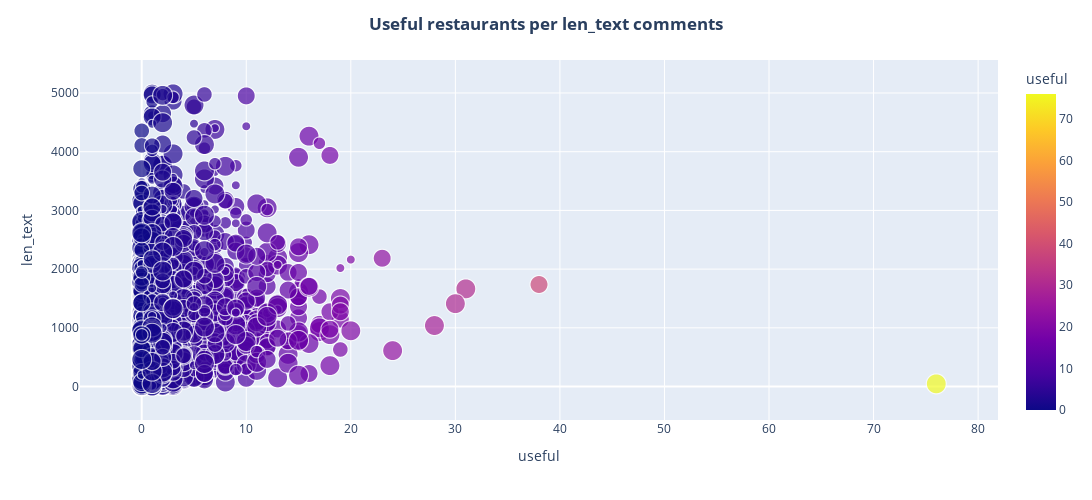

The code cell stored with this chart in its notebook:
### Markdown cell above
Je ne vois aucune corrélation entre useful et stars

### Code cell
# scatter Useful restaurants per len_text comments

fig = px.scatter(data_frame = df_restaurants,
                 x= "useful", y="len_text",
                 color="useful",                                  
                 color_discrete_sequence=px.colors.qualitative.Bold,
                 size='stars',
                 size_max=20)


fig.update_layout(title_text ='<b>Useful restaurants per len_text comments<b>',
                  title_x = 0.5,
                  width = 1500, height = 500)

fig.show()

### Figure 1 — Plotly figure (JSON) as saved in the notebook; plotly's stock layout.template omitted (floating-point values rounded to 4 significant figures; data arrays with more than 128 entries replaced by an {"elided": "..."} marker saying what was removed)
{"data": [{"hovertemplate": "useful=%{marker.color}<br>len_text=%{y}<br>stars=%{marker.size}<extra></extra>", "legendgroup": "", "marker": {"color": {"elided": "10000 int values"}, "coloraxis": "coloraxis", "size": {"elided": "10000 int values"}, "sizemode": "area", "sizeref": 0.0125, "symbol": "circle"}, "mode": "markers", "name": "", "showlegend": false, "type": "scattergl", "x": {"elided": "10000 int values"}, "xaxis": "x", "y": {"elided": "10000 int values"}, "yaxis": "y"}], "layout": {"coloraxis": {"colorbar": {"title": {"text": "useful"}}, "colorscale": [[0, "#0d0887"], [0.1111, "#46039f"], [0.2222, "#7201a8"], [0.3333, "#9c179e"], [0.4444, "#bd3786"], [0.5556, "#d8576b"], [0.6667, "#ed7953"], [0.7778, "#fb9f3a"], [0.8889, "#fdca26"], [1, "#f0f921"]]}, "height": 500, "legend": {"itemsizing": "constant", "tracegroupgap": 0}, "margin": {"t": 60}, "title": {"text": "<b>Useful restaurants per len_text comments<b>", "x": 0.5}, "width": 1500, "xaxis": {"anchor": "y", "domain": [0, 1], "title": {"text": "useful"}}, "yaxis": {"anchor": "x", "domain": [0, 1], "title": {"text": "len_text"}}}}
